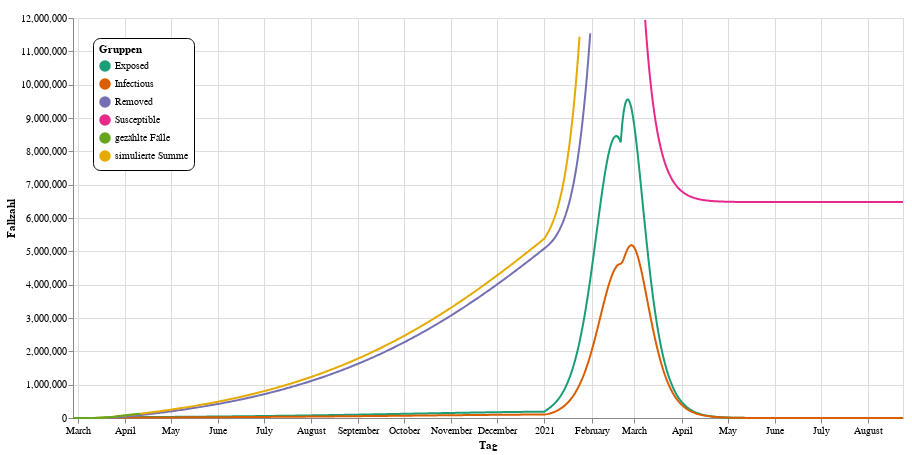

The notebook cell saved with this chart:
### Markdown cell above
Nun zu ein paar Rechenmodellen zum Herumspielen: `it3` und `it4` sind zwei Tage, an denen Maßnahmen gelockert werden. Wir haben mal den 1. Januar 2021 voreingestellt, ab dem wieder nur Ausgangsbeschränkungen gelten. Das heißt `r3=r1`, da sie Reproduktionszahl $R_{0}$ wieder auf den Wert vor der Kontaktsperre klettert, sobald diese aufgehoben wird. Da die Ausbreitung dann durch die Ausgangsbeschränkungen weiter gebremst bleibt, ergibt sich ein zweiter Ausbruch, der aber nicht so steil ansteigt, wie ohne Einschränkungen.

Am 20. Februar 2021 (`it4`) werden in unserer Vorereinstellung auch die Ausgangsbeschränkungen aufgehoben. $R_{0}$ steigt daher wieder auf den Wert vor allen Maßnahmen, also ist `r4=r0`.

Zusätzlich können Sie noch mit `prediction_days` einstellen, wie weit die Simulation in die Zukunft rechnet. `max_val` blendet zu hohe Werte im Diagramm aus, damit die y-Achse keinen zu großen Werteberech abbilden muss und man kleinere Kurven besser erkennt.

Spielen Sie ruhig mit den Werten hinter den Kommentaren herum und erstellen Sie eigene Szenarien für die Lockerung der Einschränkungen:

### Code cell
# Tag der Aufhebung der Kontaktsperre
it3 = dt.datetime(year=2021, month=1, day=1)
# Erwartete Reproduktionszahl nach Aufhebung der Kontaktsperre
r3 = r1

# Tag der Aufhebung der Ausgangsbeschränkungen
it4 = dt.datetime(year=2021, month=2, day=20)
# Erwartete Reproduktionszahl nach Aufhebung der Kontaktsperre
r4 = r0

# Zahl der Tage, die die Simulation in die Zukunft berechnet
prediction_days=500
# Höchster Wert im Diagramm (damit die y-Achse die interessanten Werte nicht zu sehr staucht)
max_val=12000000

plot(prediction(prediction_days=prediction_days, max_val=max_val, r3=r3, r4=r4, it3 = it3, it4 = it4))

### Figure 1 — Vega-Lite specification as saved in the notebook (floating-point values rounded to 4 significant figures; data arrays with more than 128 entries replaced by an {"elided": "..."} marker saying what was removed)
{"config": {"view": {"continuousWidth": 400, "continuousHeight": 300}}, "layer": [{"mark": {"type": "line", "point": false}, "encoding": {"color": {"type": "nominal", "field": "Typ", "legend": {"cornerRadius": 7, "fillColor": "white", "legendX": 20, "legendY": 20, "orient": "none", "padding": 6, "strokeColor": "black", "title": "Gruppen"}, "scale": {"scheme": "dark2"}}, "x": {"type": "temporal", "field": "Tag", "title": "Tag"}, "y": {"type": "quantitative", "field": "Fallzahl", "title": "Fallzahl"}}}, {"mark": "point", "encoding": {"opacity": {"value": 0}, "x": {"type": "temporal", "field": "Tag", "title": "Tag"}}, "selection": {"selector005": {"type": "single", "nearest": true, "on": "mouseover", "fields": ["Tag"], "empty": "none"}}}, {"mark": "point", "encoding": {"color": {"type": "nominal", "field": "Typ", "legend": {"cornerRadius": 7, "fillColor": "white", "legendX": 20, "legendY": 20, "orient": "none", "padding": 6, "strokeColor": "black", "title": "Gruppen"}, "scale": {"scheme": "dark2"}}, "opacity": {"condition": {"value": 1, "selection": "selector005"}, "value": 0}, "x": {"type": "temporal", "field": "Tag", "title": "Tag"}, "y": {"type": "quantitative", "field": "Fallzahl", "title": "Fallzahl"}}}, {"mark": {"type": "rule", "color": "gray"}, "encoding": {"x": {"type": "temporal", "field": "Tag", "title": "Tag"}}, "transform": [{"filter": {"selection": "selector005"}}]}, {"mark": {"type": "text", "align": "left", "dx": 4, "dy": -8}, "encoding": {"color": {"type": "nominal", "field": "Typ", "legend": {"cornerRadius": 7, "fillColor": "white", "legendX": 20, "legendY": 20, "orient": "none", "padding": 6, "strokeColor": "black", "title": "Gruppen"}, "scale": {"scheme": "dark2"}}, "text": {"condition": {"type": "quantitative", "field": "Fallzahl", "selection": "selector005"}, "value": " "}, "x": {"type": "temporal", "field": "Tag", "title": "Tag"}, "y": {"type": "quantitative", "field": "Fallzahl", "title": "Fallzahl"}}}, {"mark": {"type": "text", "align": "left", "dx": 4, "dy": -8}, "encoding": {"color": {"value": "gray"}, "text": {"condition": {"type": "temporal", "field": "Tag", "selection": "selector005"}, "value": " "}, "x": {"type": "temporal", "field": "Tag", "title": "Tag"}, "y": {"value": 16}}, "transform": [{"filter": {"selection": "selector005"}}]}], "data": {"name": "data-be55c0feaa3dd853706c236c64f83cb4"}, "height": 400, "width": 830, "$schema": "https://vega.github.io/schema/vega-lite/v4.8.1.json", "datasets": {"data-be55c0feaa3dd853706c236c64f83cb4": {"elided": "2770 records"}}}
